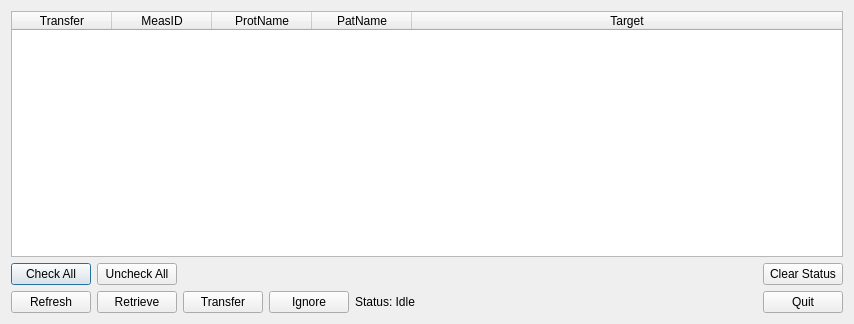
<?xml version="1.0" encoding="UTF-8"?>
<ui version="4.0">
 <class>AgoraDialog</class>
 <widget class="QDialog" name="AgoraDialog">
  <property name="geometry">
   <rect>
    <x>0</x>
    <y>0</y>
    <width>854</width>
    <height>324</height>
   </rect>
  </property>
  <property name="sizePolicy">
   <sizepolicy hsizetype="Fixed" vsizetype="Fixed">
    <horstretch>0</horstretch>
    <verstretch>0</verstretch>
   </sizepolicy>
  </property>
  <property name="windowTitle">
   <string>RAID Siemens UI</string>
  </property>
  <property name="windowIcon">
   <iconset>
    <normaloff>agoraIcon.png</normaloff>agoraIcon.png</iconset>
  </property>
  <property name="modal">
   <bool>false</bool>
  </property>
  <layout class="QGridLayout" name="gridLayout">
   <item row="0" column="0">
    <layout class="QVBoxLayout" name="verticalLayout">
     <item>
      <widget class="QTableWidget" name="dataTable">
       <property name="horizontalScrollBarPolicy">
        <enum>Qt::ScrollBarAlwaysOff</enum>
       </property>
       <property name="editTriggers">
        <set>QAbstractItemView::NoEditTriggers</set>
       </property>
       <property name="wordWrap">
        <bool>false</bool>
       </property>
       <property name="rowCount">
        <number>0</number>
       </property>
       <property name="columnCount">
        <number>5</number>
       </property>
       <attribute name="horizontalHeaderVisible">
        <bool>true</bool>
       </attribute>
       <attribute name="horizontalHeaderStretchLastSection">
        <bool>true</bool>
       </attribute>
       <attribute name="verticalHeaderVisible">
        <bool>false</bool>
       </attribute>
       <column>
        <property name="text">
         <string>Transfer</string>
        </property>
       </column>
       <column>
        <property name="text">
         <string>MeasID</string>
        </property>
       </column>
       <column>
        <property name="text">
         <string>ProtName</string>
        </property>
       </column>
       <column>
        <property name="text">
         <string>PatName</string>
        </property>
       </column>
       <column>
        <property name="text">
         <string>Target</string>
        </property>
       </column>
      </widget>
     </item>
     <item>
      <layout class="QHBoxLayout" name="horizontalLayout_2">
       <item>
        <widget class="QPushButton" name="checkAllButton">
         <property name="text">
          <string>Check All</string>
         </property>
        </widget>
       </item>
       <item>
        <widget class="QPushButton" name="uncheckAllButton">
         <property name="text">
          <string>Uncheck All</string>
         </property>
        </widget>
       </item>
       <item>
        <spacer name="horizontalSpacer">
         <property name="orientation">
          <enum>Qt::Horizontal</enum>
         </property>
         <property name="sizeHint" stdset="0">
          <size>
           <width>40</width>
           <height>20</height>
          </size>
         </property>
        </spacer>
       </item>
       <item>
        <widget class="QPushButton" name="clearStatusButton">
         <property name="text">
          <string>Clear Status</string>
         </property>
        </widget>
       </item>
      </layout>
     </item>
     <item>
      <layout class="QHBoxLayout" name="horizontalLayout">
       <item>
        <widget class="QPushButton" name="refreshButton">
         <property name="toolTip">
          <string>&lt;html&gt;&lt;head/&gt;&lt;body&gt;&lt;p&gt;Refresh the data list&lt;/p&gt;&lt;/body&gt;&lt;/html&gt;</string>
         </property>
         <property name="text">
          <string>Refresh</string>
         </property>
        </widget>
       </item>
       <item>
        <widget class="QPushButton" name="retrieveButton">
         <property name="toolTip">
          <string>&lt;html&gt;&lt;head/&gt;&lt;body&gt;&lt;p&gt;Copy the data to the local drive&lt;/p&gt;&lt;/body&gt;&lt;/html&gt;</string>
         </property>
         <property name="text">
          <string>Retrieve</string>
         </property>
        </widget>
       </item>
       <item>
        <widget class="QPushButton" name="transferButton">
         <property name="toolTip">
          <string>&lt;html&gt;&lt;head/&gt;&lt;body&gt;&lt;p&gt;Transfer the data to target&lt;/p&gt;&lt;/body&gt;&lt;/html&gt;</string>
         </property>
         <property name="text">
          <string>Transfer</string>
         </property>
        </widget>
       </item>
       <item>
        <widget class="QPushButton" name="ignoreButton">
         <property name="text">
          <string>Ignore</string>
         </property>
        </widget>
       </item>
       <item>
        <widget class="QLabel" name="statusLabel">
         <property name="sizePolicy">
          <sizepolicy hsizetype="Expanding" vsizetype="Preferred">
           <horstretch>0</horstretch>
           <verstretch>0</verstretch>
          </sizepolicy>
         </property>
         <property name="text">
          <string>Status: Idle</string>
         </property>
        </widget>
       </item>
       <item>
        <widget class="QPushButton" name="quitButton">
         <property name="text">
          <string>Quit</string>
         </property>
        </widget>
       </item>
      </layout>
     </item>
    </layout>
   </item>
  </layout>
 </widget>
 <resources/>
 <connections/>
</ui>
